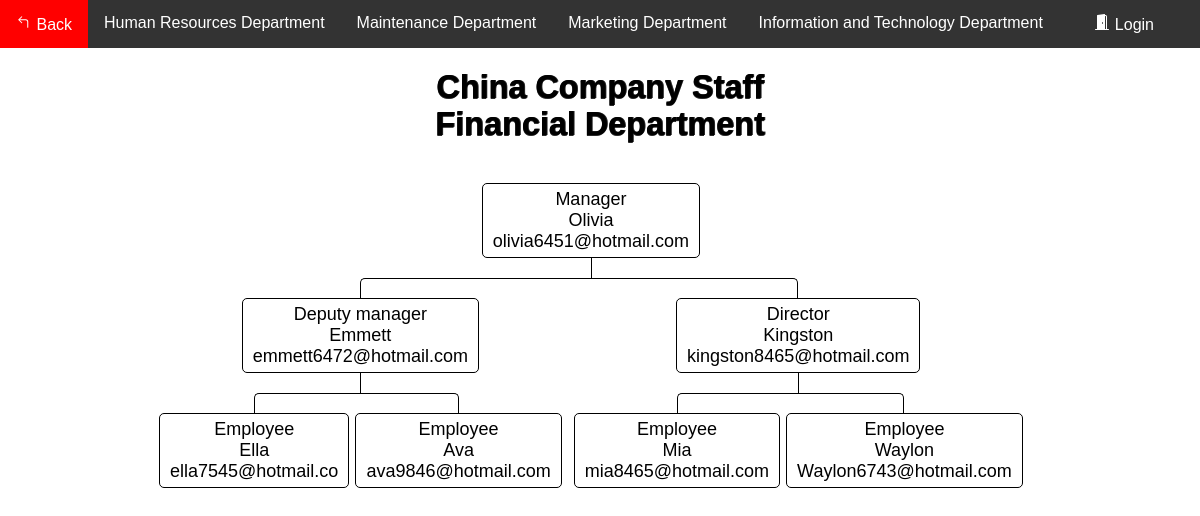
Screenshot of /Flowchart/flowchart_C_F.php with the database file from the repository.
### tables this page shows
CREATE TABLE `department_c` (
  `ID` int(11) NOT NULL,
  `Name` varchar(100) DEFAULT NULL,
  `email` varchar(100) DEFAULT NULL,
  `department` varchar(100) DEFAULT NULL,
  `Number` varchar(100) DEFAULT NULL,
  `position` varchar(100) DEFAULT NULL
);

### Flowchart/data_C.php (called while the page is built, shortened)
<?php
    require_once "config.php";
    $sql = "SELECT * from department_c where ID ='1001'";
    $result = $link->query($sql);
        if ($result->num_rows > 0) {
            while ($row = $result->fetch_assoc()) {
                $Name1001 = $row['Name'];
                $email1001 = $row['email'];
            }
        }
    $sql = "SELECT * from department_c where ID ='1002'";
    $result = $link->query($sql);
        if ($result->num_rows > 0) {
            while ($row = $result->fetch_assoc()) {
                $Name1002 = $row['Name'];
                $email1002 = $row['email'];
            }
        }
    $sql = "SELECT * from department_c where ID ='1003'";
    $result = $link->query($sql);
        if ($result->num_rows > 0) {
            while ($row = $result->fetch_assoc()) {
                $Name1003 = $row['Name'];
                $email1003 = $row['email'];
            }
        }
    $sql = "SELECT * from department_c where ID ='1004'";
    $result = $link->query($sql);
        if ($result->num_rows > 0) {
            while ($row = $result->fetch_assoc()) {
                $Name1004 = $row['Name'];
                $email1004 = $row['email'];
            }
        }
    $sql = "SELECT * from department_c where ID ='1005'";
    $result = $link->query($sql);
        if ($result->num_rows > 0) {
            while ($row = $result->fetch_assoc()) {
                $Name1005 = $row['Name'];
                $email1005 = $row['email'];
            }
        }
    $sql = "SELECT * from department_c where ID ='1006'";
    $result = $link->query($sql);
        if ($result->num_rows > 0) {
            while ($row = $result->fetch_assoc()) {
                $Name1006 = $row['Name'];
                $email1006 = $row['email'];
            }
        }
    $sql = "SELECT * from department_c where ID ='1007'";
    $result = $link->query($sql);
        if ($result->num_rows > 0) {
            while ($row = $result->fetch_assoc()) {
                $Name1007 = $row['Name'];
                $email1007 = $row['email'];
            }
        }
?>

### Flowchart/flowchart_C_F.php (the view, shortened to what this page needs)
<?php
require_once "data_C.php";
?>
<!DOCTYPE html>
<html lang="en">
<head>
	<link rel="stylesheet" href="style.css">
</head>
<body>
<div class="navbar">
            <a href="../HomePages/Home.php">
			 Back</a>
			<a href="flowchart_C_HR.php">Human Resources Department</a>
			<a href="flowchart_C_M.php">Maintenance Department</a>
			<a href="flowchart_C_Ma.php">Marketing Department</a>
			<a href="flowchart_C_IT.php">Information and Technology Department</a>
			 <?php
                if(isset($_SESSION["loggedin"]) && $_SESSION["loggedin"] === true){
			?>
				<a href="../AccountSystem1/welcome.php" class="a1">
				<svg width="1em" height="1em" viewBox="0 0 16 16" class="bi bi-house-door-fill" fill="currentColor" xmlns="http://www.w3.org/2000/svg">
					<path d="M6.5 10.995V14.5a.5.5 0 0 1-.5.5H2a.5.5 0 0 1-.5-.5v-7a.5.5 0 0 1 .146-.354l6-6a.5.5 0 0 1 .708 0l6 6a.5.5 0 0 1 .146.354v7a.5.5 0 0 1-.5.5h-4a.5.5 0 0 1-.5-.5V11c0-.25-.25-.5-.5-.5H7c-.25 0-.5.25-.5.495z"/>
					<path fill-rule="evenodd" d="M13 2.5V6l-2-2V2.5a.5.5 0 0 1 .5-.5h1a.5.5 0 0 1 .5.5z"/>
				</svg>
				Home</a>
			<?php
                }else{
			?>
				<a href="../AccountSystem1/login.php" class="a1">
				Login</a>
			<?php
                }
            ?>
        </div>
<div>
<div>
	<br>
	<h1>China Company Staff <br>Financial Department</h1>
	<nav class="nav">
							<ul>
								<li>
									<a href="#">Manager<br><?php echo $Name1001; ?><br><?php echo $email1001; ?></a>
										<ul>
											<li>
												<a href="#">Deputy manager<br><?php echo $Name1002; ?><br><?php echo $email1002; ?></a>
													<ul>
														<li>
															<a href="#">Employee<br><?php echo $Name1004; ?><br><?php echo $email1004; ?></a>
																<li>
																	<a href="#">Employee<br><?php echo $Name1005; ?><br><?php echo $email1005; ?></a>
																</li>
														</li>
													</ul>
														<li>
															<a href="#">Director<br><?php echo $Name1003; ?><br><?php echo $email1003; ?></a>
															<ul>
																<li>
																	<a href="#">Employee<br><?php echo $Name1006; ?><br><?php echo $email1006; ?></a>
																	<li>
																		<a href="#">Employee<br><?php echo $Name1007; ?><br><?php echo $email1007; ?></a>
																	</li>
																</li>
															</ul>
														</li>
													</li>
												</ul>
											</li>
										</ul>
	</nav>
</div>
</body>
</html>

### Flowchart/style.css (style rules this page uses)
*, *:before, *:after { -webkit-box-sizing: border-box; -moz-box-sizing: border-box; box-sizing: border-box; }
* { position: relative; margin: 0; padding: 0; border: 0 none; transition: all ease .4s; }
html, body { width: 100%; height: 100%; font-family: 'Fjalla One', sans-serif; font-size: 18px; }
.nav ul { position: relative; padding-top: 20px; }
.nav li { position: relative; padding: 20px 3px 0 3px; float: left; text-align: center; list-style-type: none; }
.nav li::before, .nav li::after { content: ''; position: absolute; top: 0; right: 50%; width: 50%; height: 20px; border-top: 1px solid #000000; }
.nav li::after { left: 50%; right: auto; border-left: 1px solid #000000; }
.nav li:only-child::after, .nav li:only-child::before { content: ''; display: none; }
.nav li:only-child { padding-top: 0; }
.nav li:first-child::before, .nav li:last-child::after { border: 0 none; }
.nav li:last-child::before { border-right: 1px solid #000000; border-radius: 0 5px 0 0; }
.nav li:first-child::after { border-radius: 5px 0 0 0; }
.nav ul ul::before { content: ''; position: absolute; top: 0; left: 50%; border-left: 1px solid #000000; width: 0; height: 20px; }
.nav li a { display: inline-block; padding: 5px 10px; border-radius: 5px; border: 1px solid #000000; text-decoration: none; color: #000000; font-family: arial, verdana, tahoma; font-size: 18px; }
.navbar { overflow: hidden; background-color: #333; font-family: Arial, Helvetica, sans-serif; }
.navbar a { float: left; font-size: 16px; color: white; text-align: center; padding: 14px 16px; text-decoration: none; }
.a1 { position: absolute; right: 30px; }

### Flowchart/flowchart_C_F.php (style rules this page uses)
h1 { color: #000000; text-align: center; font-size: 1.8rem; text-shadow: rgba(0,0,0,0.6) 1px 0, rgba(0,0,0,0.6) 1px 0, rgba(0,0,0,0.6) 0 1px, rgba(0,0,0,0.6) 0 1px; }
.nav { margin: 20px auto; width: 900px; min-height: auto; text-align: center; }

### rows the page displays
department_c: Name "Olivia", email "olivia6451@hotmail.com"
department_c: Name "Emmett", email "emmett6472@hotmail.com"
department_c: Name "Ella", email "ella7545@hotmail.co"
department_c: Name "Ava", email "ava9846@hotmail.com"
department_c: Name "Kingston", email "kingston8465@hotmail.com"
department_c: Name "Mia", email "mia8465@hotmail.com"
department_c: Name "Waylon", email "Waylon6743@hotmail.com"
